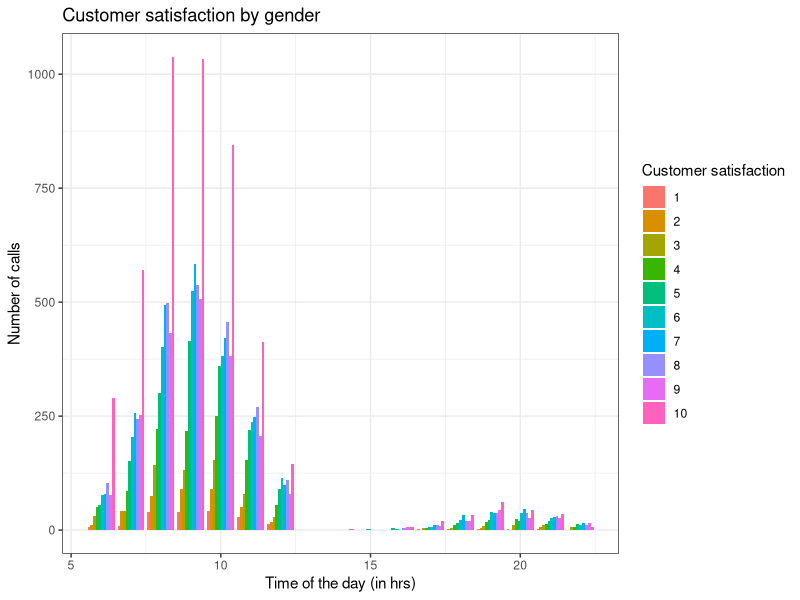
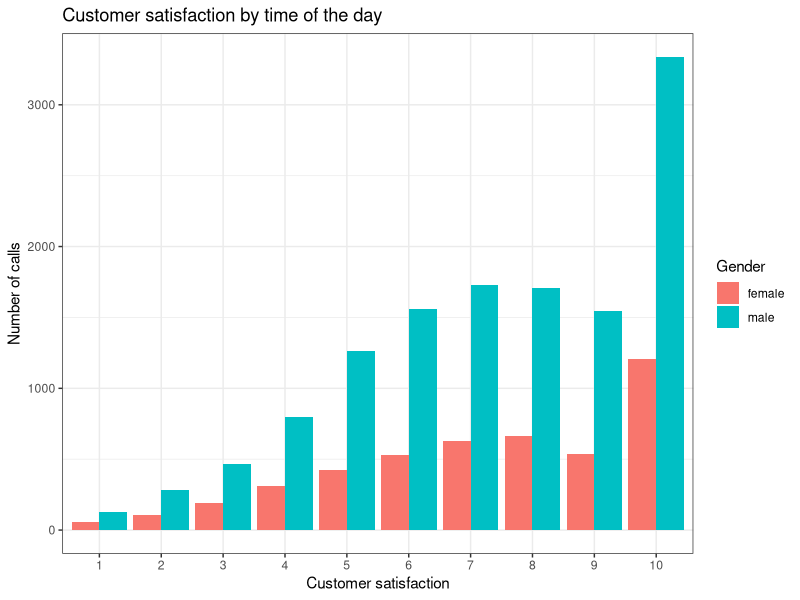
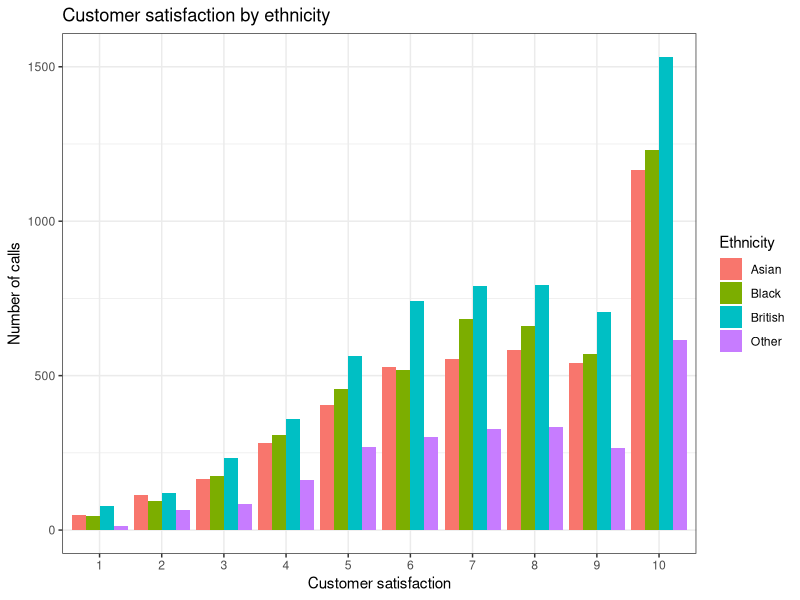
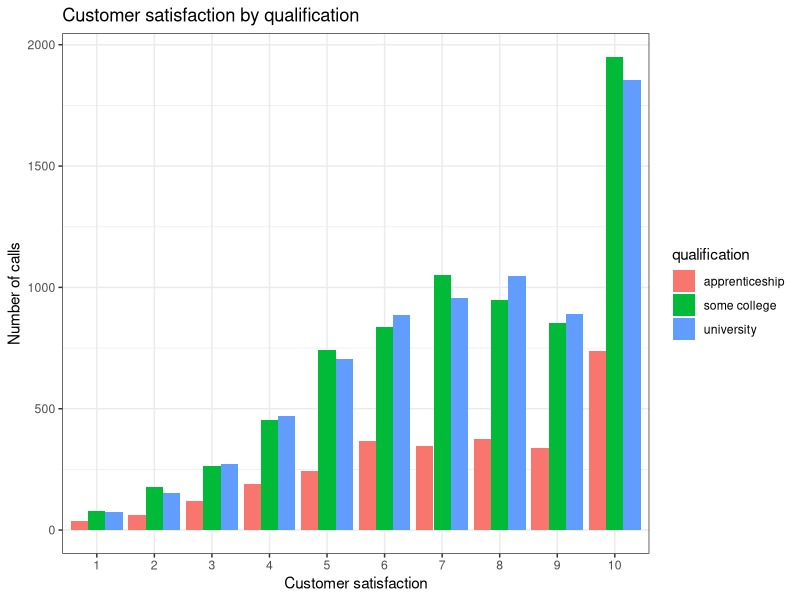

These charts were generated, in order, by the following R code:
library(tidyverse)
library(skimr)
library(readxl)

# ggplot theme

theme_set(theme_bw())

call_center_data <- read_excel("callcentre_01.xlsx", na = "NA")

hr_data <- read_excel("HRM_01.xlsx", na = "NA") %>% mutate(agent = as.numeric(agent))

combined_data <- hr_data %>% left_join(call_center_data, by = "agent", multiple = "all")

# Remove any rows with missing variables

complete_data <- combined_data %>% 
  drop_na() %>% filter(ethnicity != 6)

complete_data <- complete_data %>% 
  mutate(across(c(1, 4, 5, 9, 10, 12), as.factor))

glimpse(complete_data)
skim(complete_data)

#Employer's KPI - 

complete_data %>% 
  count(ethnicity, sort = TRUE)





complete_data %>% count(time, customer_satisfaction) %>% ggplot(aes(x = time, y = n, fill = customer_satisfaction))+ geom_col(position = position_dodge()) + labs(x = "Time of the day (in hrs)", fill = "Customer satisfaction", y = "Number of calls", title = "Customer satisfaction by gender")



complete_data %>% count(gender, customer_satisfaction) %>% ggplot(aes(x = customer_satisfaction, y = n, fill = gender))+ geom_col(position = position_dodge()) + labs(x = "Customer satisfaction", fill = "Gender", y = "Number of calls", title = "Customer satisfaction by time of the day")


complete_data %>% count(ethnicity, customer_satisfaction) %>% ggplot(aes(x = customer_satisfaction, y = n, fill = ethnicity))+ geom_col(position = position_dodge()) + labs(x = "Customer satisfaction", fill = "Ethnicity", y = "Number of calls", title = "Customer satisfaction by ethnicity")



complete_data %>% count(qualification, customer_satisfaction) %>% ggplot(aes(x = customer_satisfaction, y = n, fill = qualification))+ geom_col(position = position_dodge()) + labs(x = "Customer satisfaction", fill = "qualification", y = "Number of calls", title = "Customer satisfaction by qualification")
